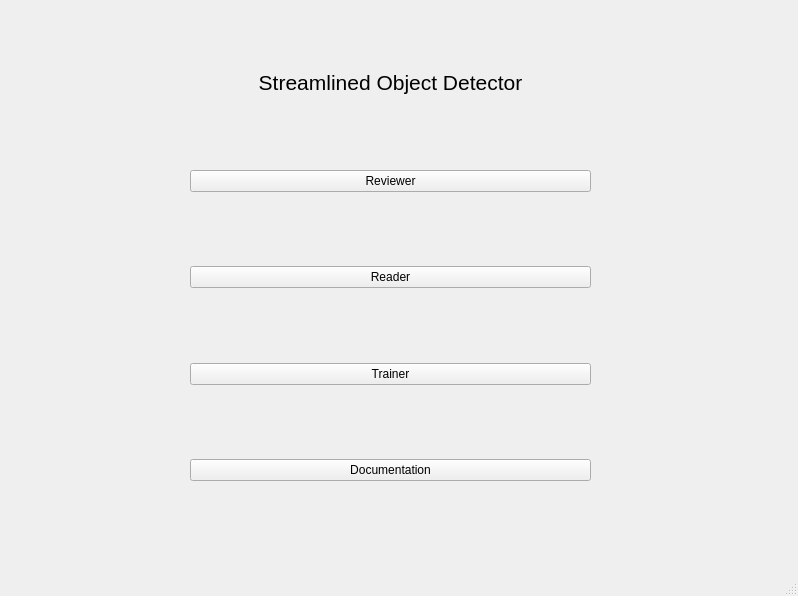
<?xml version="1.0" encoding="UTF-8"?>
<ui version="4.0">
 <class>StreamlinedObjectDectector</class>
 <widget class="QMainWindow" name="StreamlinedObjectDectector">
  <property name="geometry">
   <rect>
    <x>0</x>
    <y>0</y>
    <width>798</width>
    <height>596</height>
   </rect>
  </property>
  <property name="windowTitle">
   <string>MainWindow</string>
  </property>
  <widget class="QWidget" name="centralwidget">
   <widget class="QWidget" name="verticalLayoutWidget">
    <property name="geometry">
     <rect>
      <x>190</x>
      <y>70</y>
      <width>401</width>
      <height>411</height>
     </rect>
    </property>
    <layout class="QVBoxLayout" name="verticalLayout">
     <item>
      <widget class="QLabel" name="title">
       <property name="font">
        <font>
         <pointsize>16</pointsize>
        </font>
       </property>
       <property name="text">
        <string>Streamlined Object Detector</string>
       </property>
       <property name="alignment">
        <set>Qt::AlignCenter</set>
       </property>
      </widget>
     </item>
     <item>
      <spacer name="verticalSpacer_2">
       <property name="orientation">
        <enum>Qt::Vertical</enum>
       </property>
       <property name="sizeHint" stdset="0">
        <size>
         <width>20</width>
         <height>40</height>
        </size>
       </property>
      </spacer>
     </item>
     <item>
      <widget class="QPushButton" name="reviewer_button">
       <property name="text">
        <string>Reviewer</string>
       </property>
      </widget>
     </item>
     <item>
      <spacer name="verticalSpacer">
       <property name="orientation">
        <enum>Qt::Vertical</enum>
       </property>
       <property name="sizeHint" stdset="0">
        <size>
         <width>20</width>
         <height>40</height>
        </size>
       </property>
      </spacer>
     </item>
     <item>
      <widget class="QPushButton" name="reader_button">
       <property name="text">
        <string>Reader</string>
       </property>
      </widget>
     </item>
     <item>
      <spacer name="verticalSpacer_3">
       <property name="orientation">
        <enum>Qt::Vertical</enum>
       </property>
       <property name="sizeHint" stdset="0">
        <size>
         <width>20</width>
         <height>40</height>
        </size>
       </property>
      </spacer>
     </item>
     <item>
      <widget class="QPushButton" name="trainer_button">
       <property name="text">
        <string>Trainer</string>
       </property>
      </widget>
     </item>
     <item>
      <spacer name="verticalSpacer_4">
       <property name="orientation">
        <enum>Qt::Vertical</enum>
       </property>
       <property name="sizeHint" stdset="0">
        <size>
         <width>20</width>
         <height>40</height>
        </size>
       </property>
      </spacer>
     </item>
     <item>
      <widget class="QPushButton" name="documentation_button">
       <property name="text">
        <string>Documentation</string>
       </property>
      </widget>
     </item>
    </layout>
   </widget>
  </widget>
  <widget class="QStatusBar" name="statusbar"/>
 </widget>
 <resources/>
 <connections/>
</ui>
